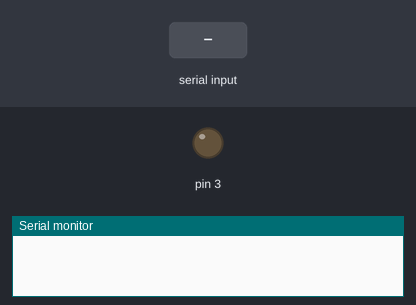
The sketch below on a simulated Arduino Uno, built with avr-gcc and run on an emulated ATmega328P. On the bench: output pins drawn as LEDs (lit = HIGH), the last lines printed to the serial monitor. The test bench sets the inputs (shaded band).

Above: at 1.2 s.
1.3 s: "1" received over Serial
At 2.5 s:
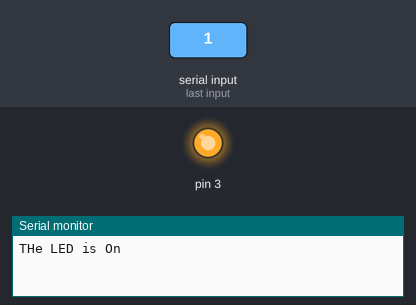
2.8 s: "0" received over Serial
At 3.9 s:
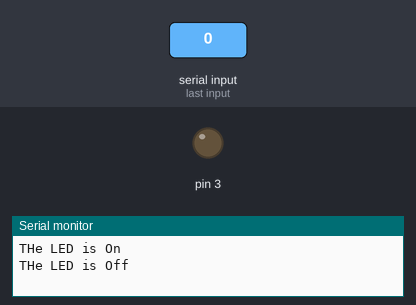
Timing chart, 0 to 5.8 s (numbered marks = the images above; inputs shaded):
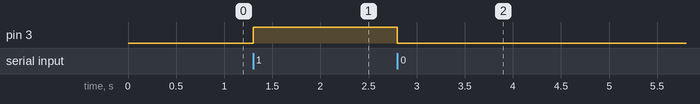

Measured:
- after the input at 1.3 s, pin 3: LOW → HIGH at once
- after the input at 2.8 s, pin 3: HIGH → LOW at once

The sketch:

LEDOnOffUsingSerialMonitorInputs.ino
```cpp
void setup() {
  // put your setup code here, to run once:
  pinMode(3,OUTPUT);
  digitalWrite(3,LOW);
  Serial.begin(9600);
}

void loop() {
  // put your main code here, to run repeatedly:
  if(Serial.available()>0){
    char letter = Serial.read();//get inputs from serial monitor
      if(letter == '1'){
          digitalWrite(3,HIGH); //LED will be on when enter 1
          Serial.println("THe LED is On");
      } else if (letter == '0'){
          digitalWrite(3,LOW); //LED will be off when enter 0
           Serial.println("THe LED is Off");
      }
    }

}

//Open Serial monitor and then enter 1 or 0
// LED's negative poll is connected to the ground pin of Arduino board
// LED's positive poll is connected to the 3rd digital pin in Arduino board
```
